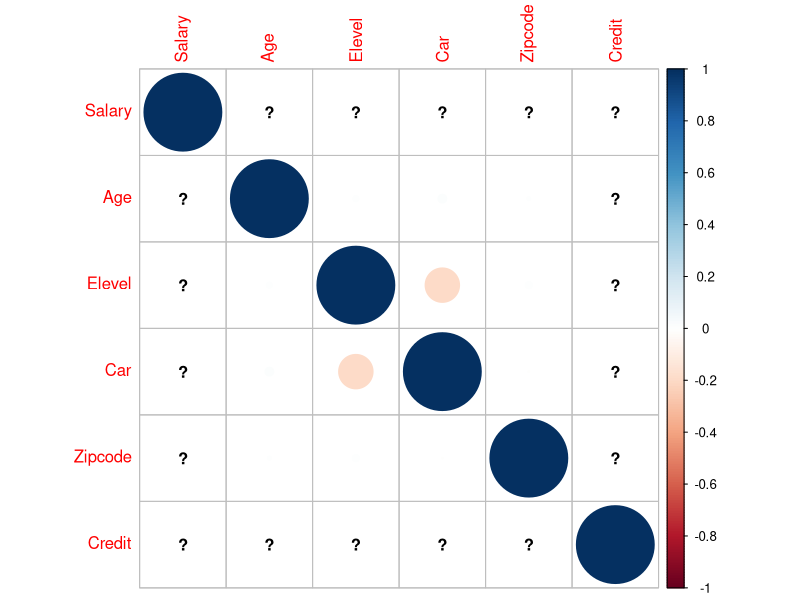
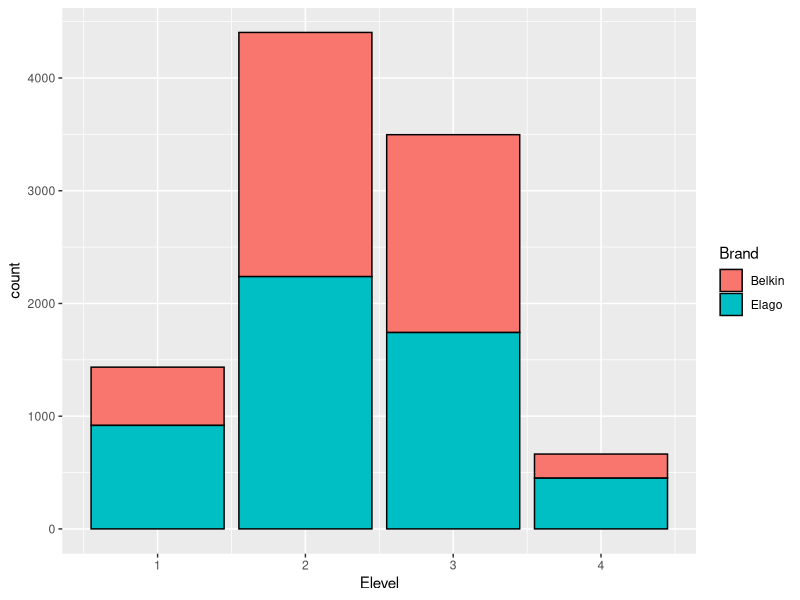
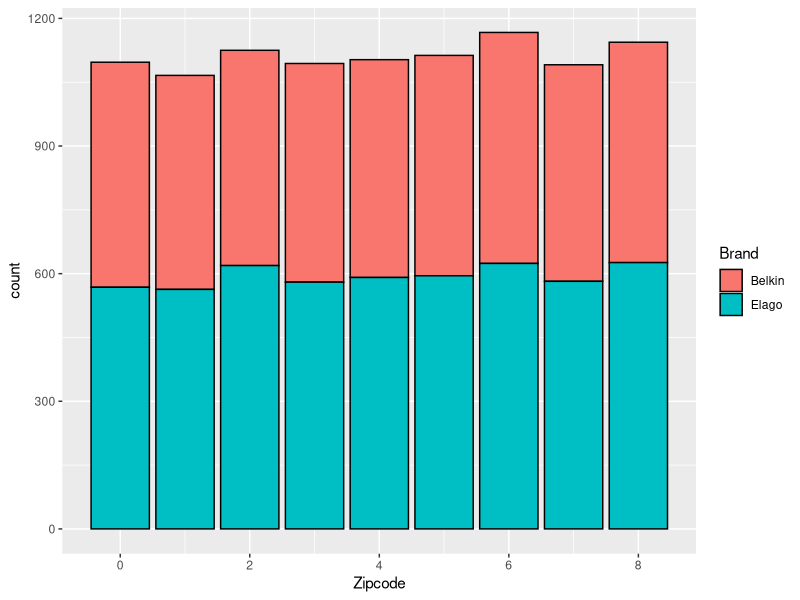
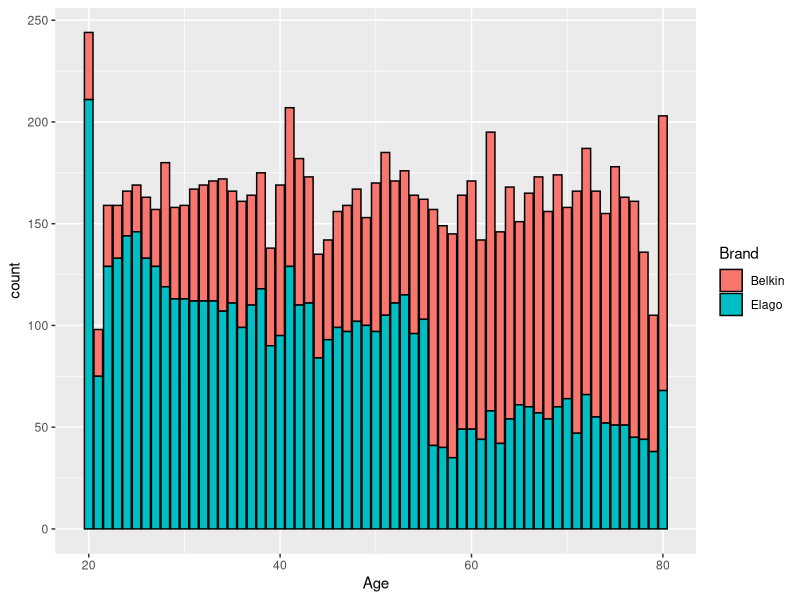
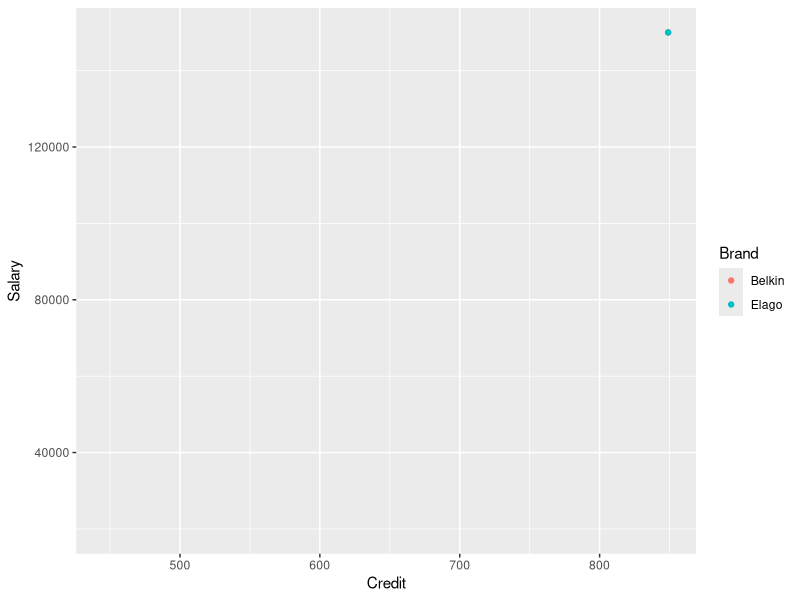
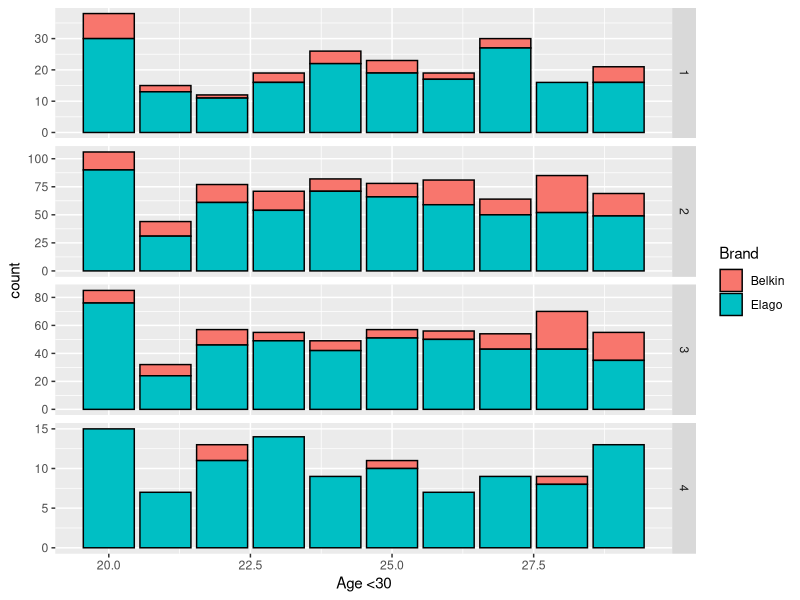
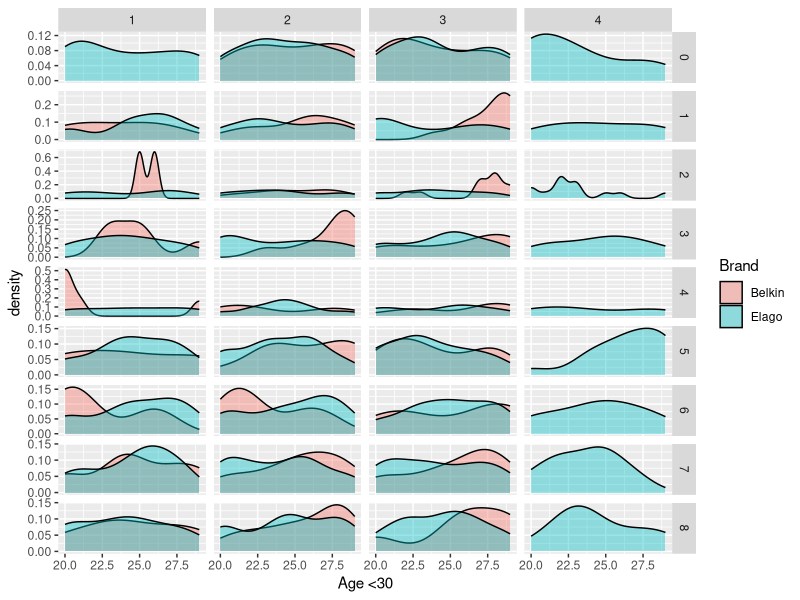
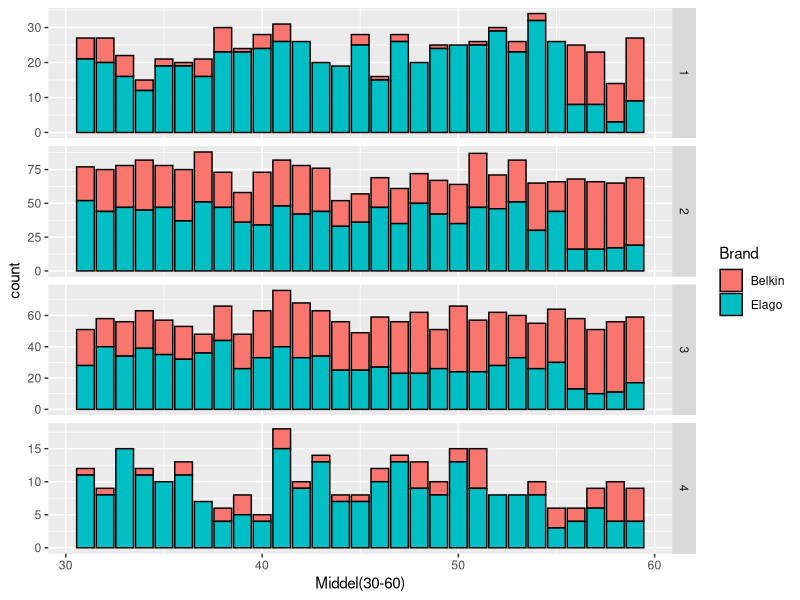

Generate these figures, in order, with R:
## ---- chunk 1
knitr::opts_chunk$set(echo = TRUE)
## ---- chunk 2
#----- load library
library(ggplot2)
library(dplyr)
library(stringr)
library(corrplot)

#----- read csv ,seprate data according to ; label NA in blank colume use na.string 

survey <- read.csv("surveyBelkinElago.csv",sep=";", na.strings = " ")
colnames(survey) <- c("Salary","Age","Elevel","Car","Zipcode","Credit","Brand")
is.na(survey) #Will show your NA’s through logical data. (TRUE if it’s missing, FALSE if it’s not.)
na.exclude(survey$brand)#Drops any rows with missing values, but keeps track of where they were.
survey = na.omit(survey)#Drops any rows with missing values and omits them forever.

## ---- chunk 3

#----- check data types 
summary(survey)
head(survey)
Youth<- survey[survey$Age < 30,]
Middel<- survey[survey$Age>30 & survey$Age < 60,]
Senior <- survey[survey$Age > 60,]

# correlation matrix
str(survey)
# change the factor to numeric 
survey$Credit<-as.numeric(survey$Credit)
survey$Salary<-as.numeric(survey$Salary)
cm<-cor(survey[1:6])
corrplot(cm,)

#----- visualization
#Chart 1 to 3 shows in different education level ,living area and Age , which brand are more popular .
d <- ggplot(data=survey,aes(x=Elevel))
d + geom_histogram(stat="count",binwidth = 10,aes(fill=Brand),colour="black")# 1 to 4 , 4 is higher eudcation
#----- chart 1 ,in education level 2 and 3 , customers has stronger consuming power.
e <- ggplot(data=survey,aes(x=Zipcode))
e + geom_histogram(stat="count",binwidth=10,aes(fill=Brand),colour="black")
#----- chart 2 ,not obviously difference , in a macro way , elago has more market power .
f <- ggplot(data=survey,aes(x=Age))
f + geom_histogram(stat="count",binwidth=10,aes(fill=Brand),colour="black")
#----- chart 3, the customer group after 55 , prefers Belkin brand , and customer younger than 55 ,prefer Elago.
g <- ggplot(data=survey,aes(x=Credit,y=Salary,colour=Brand))
g + geom_point()
#----- chart 4, the customer has salary between 2500 and 10000, prefer Brand Belkin more , lower credit , higher salary. 
#------As age is a strong indictator for predicting customer behavior , so I have categorized to 3 age groups ( Young, Middle, Senior )
a <- ggplot(data=Youth,aes(x=Age,colour=Brand))

a + geom_bar(aes(fill=Brand),colour="black")+facet_grid(Elevel~.,scale="free")+xlab("Age <30")
#----- Chart 5 shows in age group younger than 30,in defferent education group, the customer behavior relationship between age and brand.

a + geom_density(aes(fill=Brand),colour="black",alpha=0.4)+facet_grid(Zipcode~Elevel,scale="free")+xlab("Age <30")
#----- Chart 6 shows in age group younger than 30 ,in defferent education group and different Zipcode area , the customer behavior relationship with brand.
b <- ggplot(data=Middel,aes(x=Age,colour=Brand))
b + geom_bar(aes(fill=Brand),colour="black")+facet_grid(Elevel~.,scale="free")+xlab("Middel(30-60)")
#----- Chart 7 shows in age group 31-60 ,in defferent education group, the customer behavior relationship between age and brand.
b + geom_density(aes(fill=Brand),colour="black",alpha=0.4)+facet_grid(Zipcode~Elevel,scale="free")+xlab("Middel(30-60")
#----- Chart 8 shows in age group 31-60,in defferent education group and different Zipcode area , the customer behavior relationship with brand.
c <- ggplot(data=Senior,aes(x=Age,colour=Brand))
c + geom_bar(aes(fill=Brand),colour="black")+facet_grid(Elevel~.,scale="free")+xlab("Senior(>60)")
#----- Chart 9 shows in age group older than 60 ,in defferent education group, the customer behavior relationship between age and brand.
c + geom_density(aes(fill=Brand),colour="black",alpha=0.4)+facet_grid(Zipcode~Elevel,scale="free")+xlab("Senior(>60)")
#----- Chart 10 shows in age group older than 60 ,in defferent education group and different Zipcode area , the customer behavior relationship with brand.


